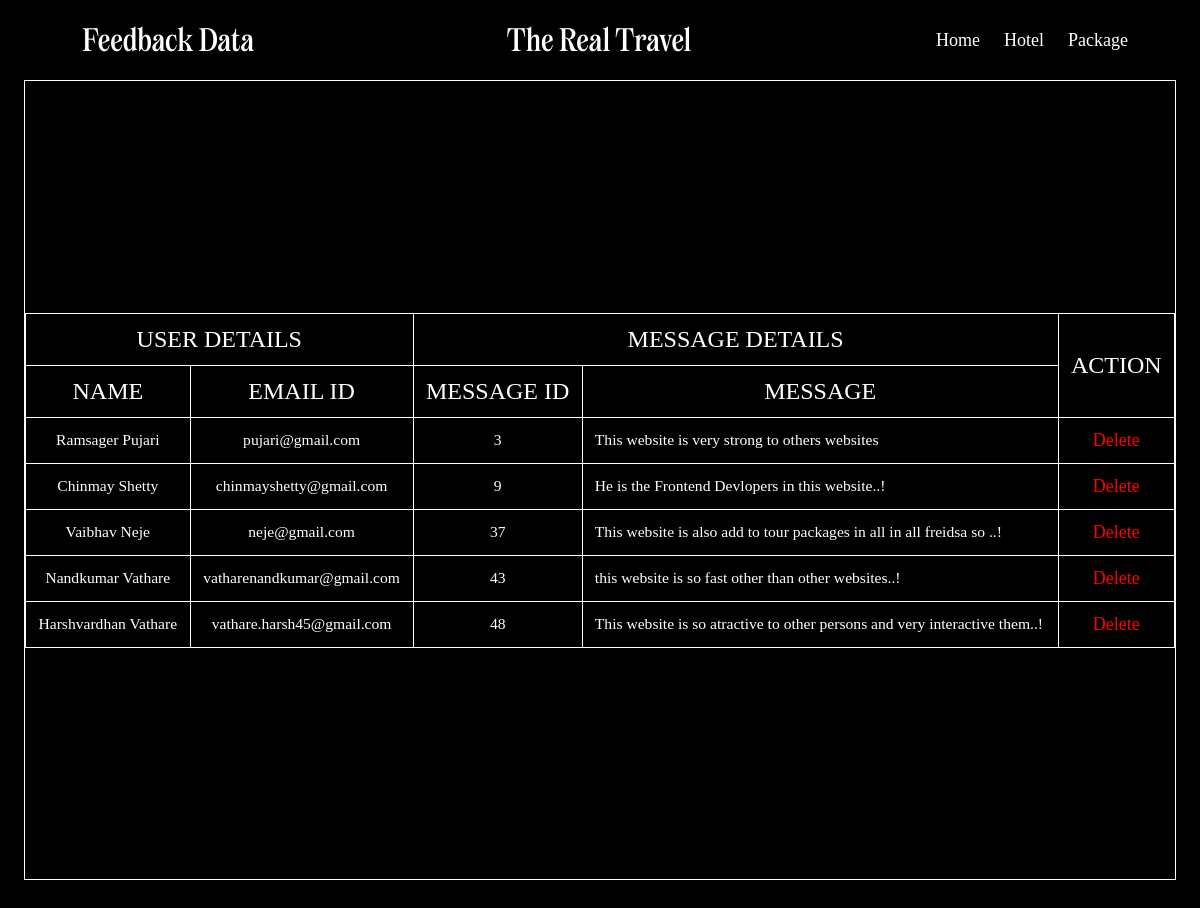
The page /admin/feedbackdata.php on the database its author committed.
### tables this page shows
CREATE TABLE `feedback` (
  `msg_Id` int(100) NOT NULL,
  `name` varchar(100) NOT NULL,
  `email` varchar(100) NOT NULL,
  `massage` varchar(500) NOT NULL
);

### admin/feedbackdata.php (the view, shortened to what this page needs)
<?php
include("../config/connection.php");
$sql = "SELECT * FROM feedback";
$result = $conn->query($sql);
?>
<!DOCTYPE html>
<html lang="en">
<head>
    <link rel="stylesheet"href="https://cdn.jsdelivr.net/npm/locomotive-scroll@3.5.4/dist/locomotive-scroll.css" />
    <link rel="stylesheet" href="../css/pwd_update.css">
</head>
<body>
    <div class="page1">
        <div class="nav">
            <div class="nav-part1">
                <h2 id="nav-part3">Feedback Data</h2>
            </div>
            <h1>The Real Travel</h1>
            <div class="nav-part2">
                <h3><a href="adminhomepage.php">Home</a></h3>
                <h3><a href="hotellist.php">Hotel</a></h3>
                <h3><a href="tourlist.php">Package</a></h3>
            </div>
        </div>
        <div class="part1">
            <table>
                <tr>
                    <th colspan="2">User Details</th>
                    <th colspan="2">Message Details</th>
                    <th rowspan="2">Action</th>
                </tr>
                <tr>
                    <th>Name</th>
                    <th>Email ID</th>
                    <th>Message ID</th>
                    <th>Message</th>
                </tr>
                <?php
                if ($result->num_rows > 0) {
                    while ($row = mysqli_fetch_assoc($result)) {
                ?>
                        <tr>
                            <td><?php echo $row['name']; ?></td>
                            <td><?php echo $row['email']; ?></td>
                            <td><?php echo $row['msg_Id']; ?></td>
                            <td id="msg"><?php echo $row['massage']; ?></td>
                            <td><button><a href="feedbackdata.php?IDe=<?php echo $row['msg_Id'] ?>" style="text-decoration: none; color:red;">Delete</a></button></td>
                        </tr>
                <?php
                    }
                }
                ?>
            </table>
        </div>
    </div>
</body>
</html>

### css/pwd_update.css (style rules this page uses)
* { padding: 0%; margin: 0%; box-sizing: border-box; color: white; }
html, body { height: 100%; width: 100%; }
.page1 { width: 100%; min-height: 100vh; background-color: black; color: white; }
.nav { width: 100%; height: 10vh; color: white; background-color: black; align-items: center; justify-content: space-between; display: flex; padding: 2vw 4vw; }
.nav h3 { font-family: regular; font-size: 1.5vw; font-weight: 400; color: white; }
.nav-part1 { padding: 1vh; border-left: 0.2vw solid black; }
.nav-part1 h2 { font-weight: 400; font-size: 2.5vw; font-family: regular; text-transform: capitalize; color: white; }
.nav h1 { font-family: regular; text-transform: capitalize; font-weight: 400; font-size: 2.5vw; color: white; }
.nav-part2 { gap: 2vw; display: flex; align-items: center; font-family: twl; justify-content: space-between; }
.nav-part2 h3 { font-family: twl; font-size: 1.5vw; font-weight: 400; color: white; }
.nav-part2 a { text-decoration: none; text-transform: capitalize; color: white; }

### admin/feedbackdata.php (style rules this page uses)
* { font-family: aeonik; }
html, body { width: 100%; height: 100%; }
.page1 { width: 100%; min-height: 150vh; padding: 0 2vw; }
.part1 { width: 100%; min-height: 100vh; align-items: center; justify-content: center; display: flex; border: .05vw solid white; }
table { width: 100%; border-collapse: collapse; padding: 2vw; }
th, td { padding: 1vw; text-align: center; border: .05vw solid white; }
th { font-size: 2vw; font-weight: 500; text-transform: uppercase; background-color: black; }
td { font-size: 1.3vw; }
button { font-size: 1.5vw; background-color: transparent; border: none; }
#msg { text-align: left; }

### rows shown on the page
feedback: name "Ramsager Pujari", email "pujari@gmail.com", msg_Id "3", massage "This website is very strong to others websites"
feedback: name "Chinmay Shetty", email "chinmayshetty@gmail.com", msg_Id "9", massage "He is the Frontend Devlopers in this website..!"
feedback: name "Vaibhav Neje", email "neje@gmail.com", msg_Id "37", massage "This website is also add to tour packages in all in all freidsa so ..!"
feedback: name "Nandkumar Vathare", email "vatharenandkumar@gmail.com", msg_Id "43", massage "this website is so fast other than other websites..!"
feedback: name "Harshvardhan Vathare", email "vathare.harsh45@gmail.com", msg_Id "48", massage "This website is so atractive to other persons and very interactive them..!"
